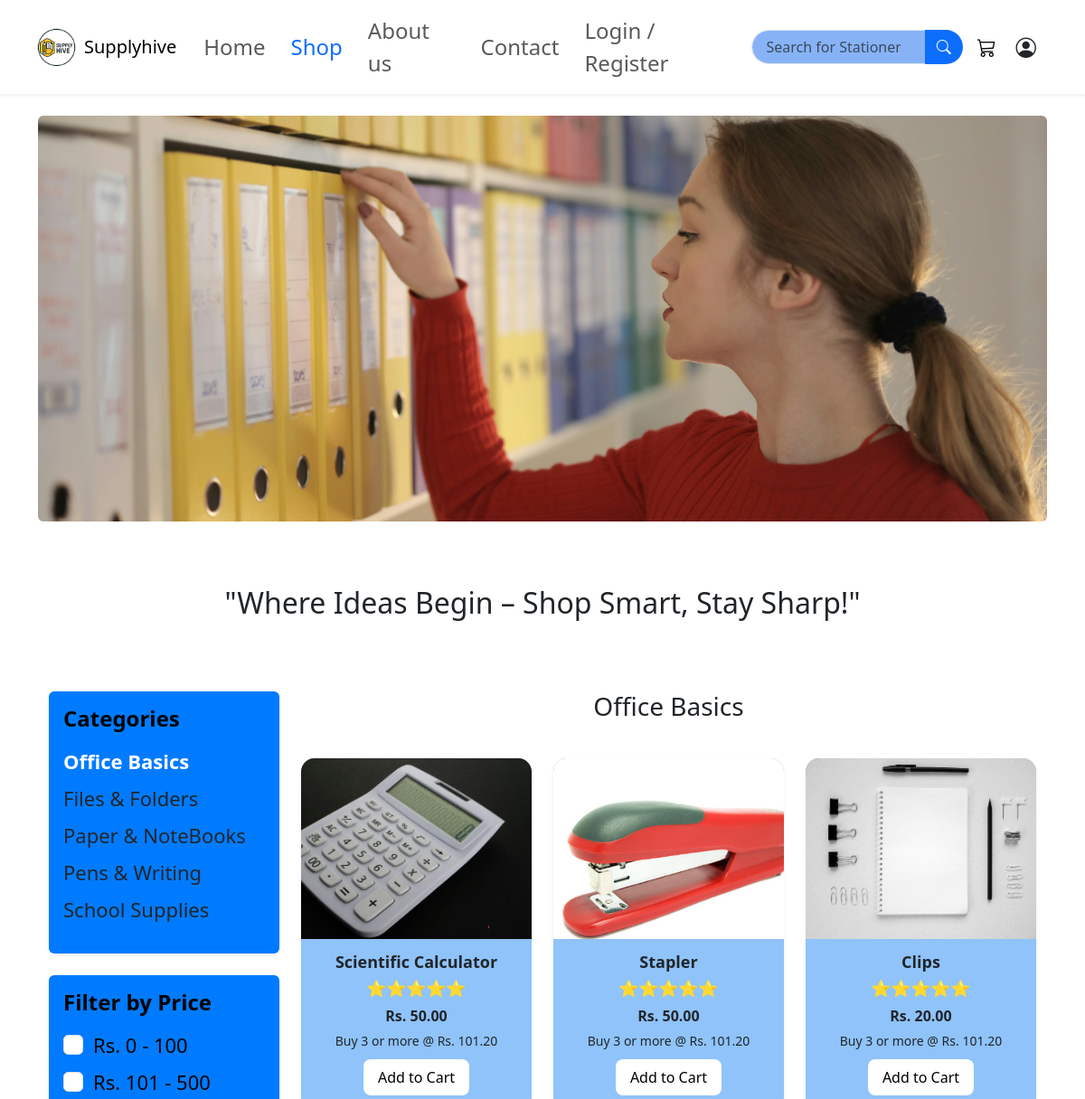
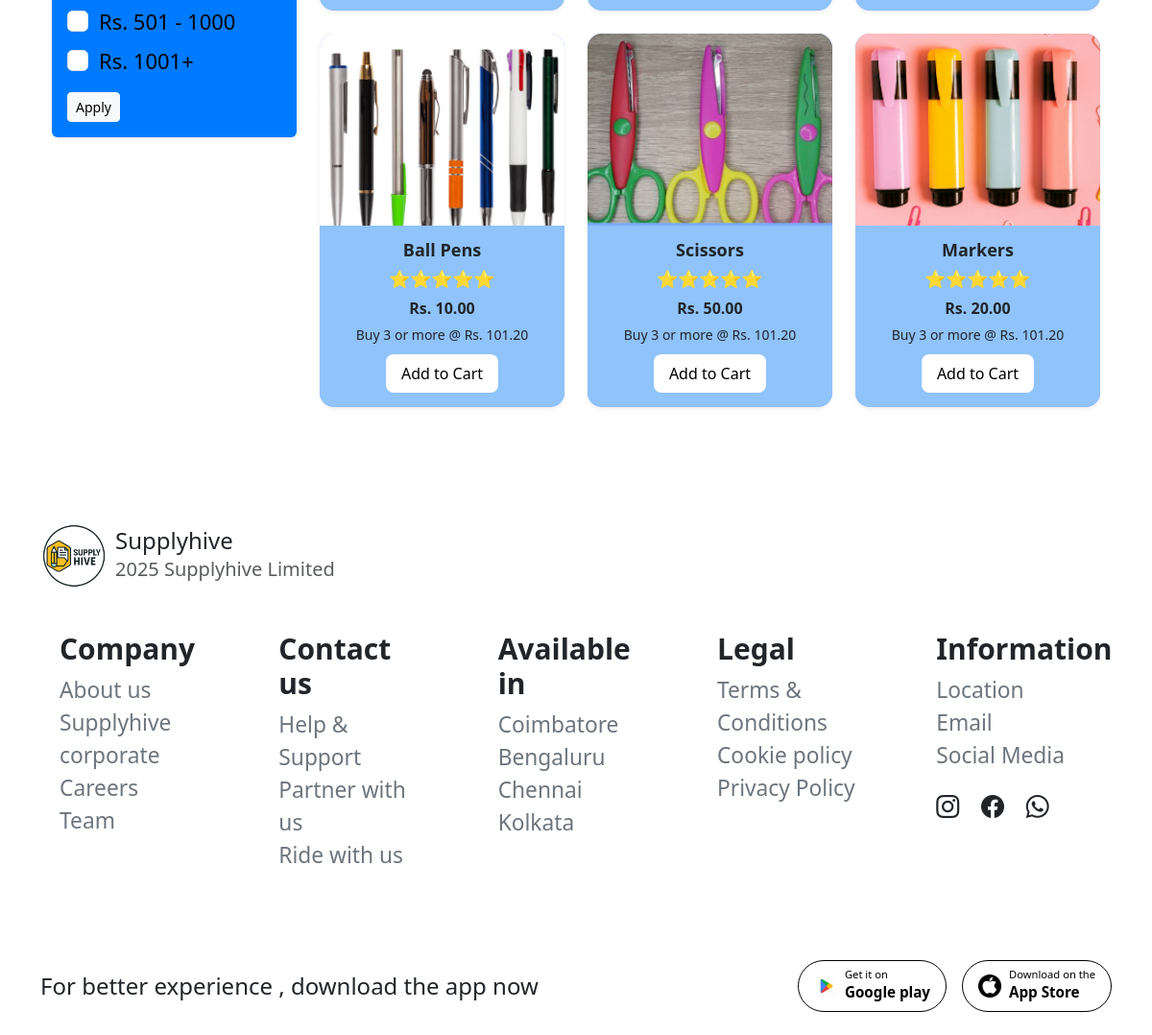
Page /shop/category/office-basics/ on the committed database (2 pictures, top to bottom).
### shop/models.py (models this page shows, shortened)
class Category(models.Model):
    name = models.CharField(max_length=200, unique=True)
    slug = models.SlugField(max_length=200, unique=True)
    class Meta:
        verbose_name_plural = "Categories"

class Product(models.Model):
    category = models.ForeignKey(Category, related_name="products", on_delete=models.CASCADE)
    name = models.CharField(max_length=200)
    slug = models.SlugField(max_length=200, unique=True)
    description = models.TextField(blank=True)
    price = models.DecimalField(max_digits=10, decimal_places=2)
    image = models.ImageField(upload_to="products/", blank=True, null=True)
    is_available = models.BooleanField(default=True)
    created_at = models.DateTimeField(auto_now_add=True)

### shop/views.py (the view)
# urls.py: path("", views.product_list, name="product_list"),  # all products (default)
def product_list(request, category_slug=None):
    category = None
    categories = Category.objects.all()
    products = Product.objects.filter(is_available=True, image__isnull=False)  # Added image filter
    if category_slug:
        category = get_object_or_404(Category, slug=category_slug)
        products = products.filter(category=category)
        template_name = f"shop/{category.slug}.html"
    else:
        template_name = "shop/product_list.html"
    context = {
        "categories": categories,
        "category": category,
        "products": products,
    }
    return render(request, template_name, context)

### shop/templates/shop/office-basics.html (shortened to what this page needs)
{% extends "core/base.html" %}
{% load static %}
{% block content %}
<div class="text-center">
    <img src="{% static 'images/office.png' %}" class="img-fluid rounded" alt="Office Basics"
    style="max-height: 600px; object-fit: cover; border-radius: 30px;">
    <p class="mt-3" style="font-size: 32px;font-weight: 500; padding: 50px;">"Where Ideas Begin – Shop Smart, Stay
        Sharp!"</p>
</div>
<div class="container mt-4">
    <div class="row">
        <div class="col-md-3">
            <div class="p-3 rounded shadow-sm" style="background-color:#007bff; color:white;">
                <h5 class="fw-bold mb-3" style="font-size: 24px; color: black;">Categories</h5>
                <ul class="list-unstyled">
                    {% for cat in categories %}
                    <li class="mb-2">
                        <a style="font-size: 22px;" href="{% url 'shop:product_list_by_category' cat.slug %}"
                            class="d-block text-decoration-none {% if category and category.id == cat.id %}fw-bold text-white{% else %}text-dark{% endif %}">
                            {{ cat.name }}
                        </a>
                    </li>
                    {% endfor %}
                </ul>
            </div>
            <div class="p-3 rounded shadow-sm mt-4" style="background-color:#007bff;">
                <h5 class="fw-bold mb-3 text-black" style="font-size: 24px;">Filter by Price</h5>
                <form style="font-size: 22px;">
                    <div class="form-check mb-2">
                        <input class="form-check-input" type="checkbox" id="price1">
                        <label class="form-check-label text-black" for="price1">
                            Rs. 0 - 100
                        </label>
                    </div>
                    <div class="form-check mb-2">
                        <input class="form-check-input" type="checkbox" id="price2">
                        <label class="form-check-label text-black" for="price2">
                            Rs. 101 - 500
                        </label>
                    </div>
                    <div class="form-check mb-2">
                        <input class="form-check-input" type="checkbox" id="price3">
                        <label class="form-check-label text-black" for="price3">
                            Rs. 501 - 1000
                        </label>
                    </div>
                    <div class="form-check mb-2">
                        <input class="form-check-input" type="checkbox" id="price4">
                        <label class="form-check-label text-black" for="price4">
                            Rs. 1001+
                        </label>
                    </div>
                    <button type="submit" class="btn btn-light btn-sm mt-2">Apply</button>
                </form>
            </div>
        </div>
        <div class="col-md-9">
            <h3 class="mb-4 text-center pb-3">Office Basics</h3>
            <div class="row">
                {% for product in products %}
                <div class="col-md-4 mb-4">
                    <div class="product-card shadow-sm">
                         {% if product.image %}
                        <img src="{{ product.image.url }}" alt="{{ product.name }}">
                        {% else %}
                        <img src="{% static 'images/no-image-placeholder.jpg' %}" alt="{{ product.name }}">
                        {% endif %}
                        <div class="product-info">
                            <h3>{{ product.name }}</h3>
                            <div class="stars">⭐⭐⭐⭐⭐</div>
                            <div class="price">Rs. {{ product.price }}</div>
                            <div class="bulk-price">Buy 3 or more @ Rs. 101.20</div>
                            <form method="post" action="{% url 'shop:add_to_cart' %}">
                                <button type="submit" class="add-cart-btn">Add to Cart</button>
                            </form>
                        </div>
                    </div>
                </div>
                {% empty %}
                <p>No products found in this category.</p>
                {% endfor %}
            </div>
        </div>
    </div>
</div>
{% endblock %}

### core/templates/core/base.html (shortened to what this page needs)
{% load static %}
<!doctype html>
<html lang="en">
<head>
    <link href="https://cdn.jsdelivr.net/npm/bootstrap-icons@1.11.3/font/bootstrap-icons.css" rel="stylesheet">
    <link href="https://cdn.jsdelivr.net/npm/bootstrap@5.3.3/dist/css/bootstrap.min.css" rel="stylesheet">
    <link rel="stylesheet" href="{% static 'css/styles.css' %}">
</head>
<body>
    <nav class="navbar navbar-expand-lg bg-white shadow-sm pe-4 ps-3">
        <div class="container-fluid px-4" style="display: flex;
            align-items: center;justify-content: space-around;">
            <a class="navbar-brand d-flex align-items-center" href="/">
                <img src="{% static 'images/logo.png' %}" alt="Supplyhive Logo" class="logo-img me-2">
                <span style="font-size: 20px; font-weight: 500;">Supplyhive</span>
            </a>
            <div class="collapse navbar-collapse" id="navbarNav">
                <ul class="navbar-nav mx-auto mb-2 mb-lg-0" style="width: 800px; display: flex;
            align-items: center;justify-content: space-around;">
                    <li class="nav-item">
                        <a class="nav-link {% if request.resolver_match.url_name == 'home' %}active{% endif %}"
                            href="{% url 'core:home' %}">Home</a>
                    </li>
                    <li class="nav-item">
                        <a class="nav-link {% if category and category.slug == 'office-basics' %}active{% endif %}"
                            href="{% url 'shop:product_list_by_category' category_slug='office-basics' %}">
                            Shop
                        </a>
                    </li>
                    <li class="nav-item">
                        <a class="nav-link {% if request.resolver_match.url_name == 'about' %}active{% endif %}"
                            href="{% url 'core:about' %}">About us</a>
                    </li>
                    <li class="nav-item">
                        <a class="nav-link {% if request.resolver_match.url_name == 'contact' %}active{% endif %}"
                            href="{% url 'core:contact' %}">Contact</a>
                    </li>
                    <li class="nav-item ">
                        {% if user.is_authenticated %}
                        <a class="nav-link text-danger" href="{% url 'core:logout' %}">Logout</a>
                        {% else %}
                        <a class="nav-link" href="#" data-bs-toggle="modal" data-bs-target="#loginModal">
                            Login / Register
                        </a>
                        {% endif %}
                    </li>
                </ul>
                <form class="d-flex me-3" method="get" action="{% url 'core:search' %}">
                    <div class="input-group">
                        <input class="form-control search-bar" type="search" placeholder="Search for Stationery"
                            name="q" required>
                        <button class="btn btn-search" type="submit">
                            <i class="bi bi-search"></i>
                        </button>
                    </div>
                </form>
                <div class="d-flex align-items-center gap-3">
                    <li class="nav-item" style="list-style: none;">
                        <a  class="icon-link {% if request.resolver_match.url_name == 'cart' %}active{% endif %}"
                            href="{% url 'shop:cart' %}">
                            <i class="bi bi-cart3"></i>
                        </a>
                    </li>
                    <a class="nav-link" href="#" id="profileDropdown" role="button" data-bs-toggle="dropdown"
                        aria-expanded="false">
                        <i class="bi bi-person-circle" style="font-size: 1.4rem;"></i>
                    </a>
                </div>
            </div>
    </nav>
    <main class="container py-4">
        {% block content %}{% endblock %}
    </main>
    <footer class="footer bg-white mt-5 pt-4">
        <div class="container">
            <div class="d-flex align-items-center mb-4">
                <img src="{% static 'images/logo.png' %}" alt="Supplyhive Logo" class="logo-img me-2"
                    style="width: 70px; height: 70px;">
                <div>
                    <h5 class="fw-medium mb-0 fs-4">Supplyhive</h5>
                    <small class="text-muted fs-5">2025 Supplyhive Limited</small>
                </div>
            </div>
            <div class="foot row text-muted mb-4" style="padding: 20px; font-size: 26px; gap: 45px;">
                <div class="col-8 col-md-2 mb-3">
                    <h6 class="fw-semibold text-dark">Company</h6>
                    <ul class="list-unstyled small">
                        <li><a href="{% url 'core:about' %}" class="footer-link">About us</a></li>
                        <li><a href="#" class="footer-link">Supplyhive corporate</a></li>
                        <li><a href="#" class="footer-link">Careers</a></li>
                        <li><a href="#" class="footer-link">Team</a></li>
                    </ul>
                </div>
                <div class="col-8 col-md-2 mb-3">
                    <h6 class="fw-semibold text-dark">Contact us</h6>
                    <ul class="list-unstyled small">
                        <li><a href="#" class="footer-link">Help & Support</a></li>
                        <li><a href="#" class="footer-link">Partner with us</a></li>
                        <li><a href="#" class="footer-link">Ride with us</a></li>
                    </ul>
                </div>
                <div class="col-8 col-md-2 mb-3">
                    <h6 class="fw-semibold text-dark">Available in</h6>
                    <ul class="list-unstyled small">
                        <li><span class="footer-text">Coimbatore</span></li>
                        <li><span class="footer-text">Bengaluru</span></li>
                        <li><span class="footer-text">Chennai</span></li>
                        <li><span class="footer-text">Kolkata</span></li>
                    </ul>
                </div>
                <div class="col-8 col-md-2 mb-3">
                    <h6 class="fw-semibold text-dark">Legal</h6>
                    <ul class="list-unstyled small">
                        <li><a href="#" class="footer-link">Terms & Conditions</a></li>
                        <li><a href="#" class="footer-link">Cookie policy</a></li>
                        <li><a href="#" class="footer-link">Privacy Policy</a></li>
                    </ul>
                </div>
                <div class="col-8 col-md-2 mb-3">
                    <h6 class="fw-semibold text-dark">Information</h6>
                    <ul class="list-unstyled small">
                        <li><a href="#" class="footer-link">Location</a></li>
                        <li><a href="mailto:info@supplyhive.com" class="footer-link">Email</a></li>
                        <li><a href="#" class="footer-link">Social Media</a></li>
                    </ul>
                    <div class="mb-4" style="align-items: flex-end;">
                        <a href="#" class="me-3"><i class="bi bi-instagram fs-4 text-dark"></i></a>
                        <a href="#" class="me-3"><i class="bi bi-facebook fs-4 text-dark"></i></a>
                        <a href="#"><i class="bi bi-whatsapp fs-4 text-dark"></i></a>
                    </div>
                </div>
            </div>
            <div
                class="app-download d-flex flex-column flex-md-row align-items-center justify-content-between pt-3 mt-4 py-4">
                <p class="mb-2 mb-md-0 fw-medium fs-4">For better experience , download the app now</p>
                <div class="d-flex gap-3">
                    <a href="#" class="store-btn d-flex align-items-center px-3 py-2 text-decoration-none">
                        <img src="{% static 'images/googleplay.jpg' %}" alt="Google Play" height="24" class="me-2">
                        <div>
                            <small class="d-block">Get it on</small>
                            <span class="fw-semibold">Google play</span>
                        </div>
                    </a>
                    <a href="#" class="store-btn d-flex align-items-center px-3 py-2 text-decoration-none">
                        <img src="{% static 'images/apple.jpg' %}" alt="App Store" height="24" class="me-2">
                        <div>
                            <small class="d-block">Download on the</small>
                            <span class="fw-semibold">App Store</span>
                        </div>
                    </a>
                </div>
            </div>
        </div>
    </footer>
</body>
</html>

### core/static/css/styles.css (style rules this page uses)
.logo-img { width: 45px; height: 45px; border-radius: 50%; object-fit: cover; }
.nav-link { font-size: 24px; font-weight: 400; margin: 0 6px; }
.nav-link.active { color: #0d6efd !important; }
.search-bar { background-color: #87b3f6; border-radius: 50px 0 0 50px; padding-left: 15px; }
.btn-search { border-radius: 0 50px 50px 0; background-color: #0d6efd; color: white; }
.foot h6 { font-size: 30px; }
.icon-link { font-size: 1.3rem; color: #000; }
.footer-link { text-decoration: none; color: #6c757d; }
.footer-text { color: #6c757d; }
.store-btn { border: 1px solid #000; border-radius: 30px; color: #000; background-color: #fff; transition: all 0.2s ease-in-out; }
.store-btn small { font-size: 0.7rem; line-height: 1; }
.store-btn span { font-size: 0.95rem; }

### shop/templates/shop/office-basics.html (style rules this page uses)
.product-card { background-color: #80a9ff; border-radius: 15px; overflow: hidden; text-align: center; transition: transform 0.3s; }
.product-card img { width: 100%; height: 200px; object-fit: cover; }
.product-info { padding: 15px; background-color: #8fc3fa; }
.product-info h3 { font-size: 18px; font-weight: 600; margin-bottom: 5px; }
.stars { color: #ffea00; font-size: 18px; margin-bottom: 5px; }
.price { font-weight: bold; font-size: 16px; margin-bottom: 5px; }
.bulk-price { font-size: 14px; margin-bottom: 10px; }
.add-cart-btn { background-color: #fff; border: none; border-radius: 8px; padding: 8px 16px; font-size: 16px; cursor: pointer; transition: background-color 0.3s, color 0.3s; }

### rows in the picture
Category: name "Office Basics"
Category: name "Files & Folders"
Category: name "Paper & NoteBooks"
Category: name "Pens & Writing"
Category: name "School Supplies"
Product: image (picture), name "Scientific Calculator", price "50.00"
Product: image (picture), name "Stapler", price "50.00"
Product: image (picture), name "Clips", price "20.00"
Product: image (picture), name "Ball Pens", price "10.00"
Product: image (picture), name "Scissors", price "50.00"
Product: image (picture), name "Markers", price "20.00"
